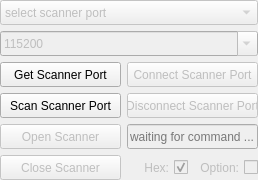
<?xml version="1.0" encoding="UTF-8"?>
<ui version="4.0">
 <class>ScannerModuleA</class>
 <widget class="QFrame" name="ScannerModuleA">
  <property name="geometry">
   <rect>
    <x>0</x>
    <y>0</y>
    <width>258</width>
    <height>180</height>
   </rect>
  </property>
  <property name="windowTitle">
   <string>Frame</string>
  </property>
  <layout class="QGridLayout" name="gridLayout" columnstretch="1,1,1,1">
   <property name="leftMargin">
    <number>0</number>
   </property>
   <property name="topMargin">
    <number>0</number>
   </property>
   <property name="rightMargin">
    <number>0</number>
   </property>
   <property name="bottomMargin">
    <number>0</number>
   </property>
   <item row="2" column="0" colspan="2">
    <widget class="QPushButton" name="pushButton_58">
     <property name="sizePolicy">
      <sizepolicy hsizetype="Minimum" vsizetype="Minimum">
       <horstretch>0</horstretch>
       <verstretch>0</verstretch>
      </sizepolicy>
     </property>
     <property name="minimumSize">
      <size>
       <width>80</width>
       <height>25</height>
      </size>
     </property>
     <property name="maximumSize">
      <size>
       <width>16777215</width>
       <height>25</height>
      </size>
     </property>
     <property name="text">
      <string>Get Scanner Port</string>
     </property>
    </widget>
   </item>
   <item row="3" column="0" colspan="2">
    <widget class="QPushButton" name="pushButton_60">
     <property name="sizePolicy">
      <sizepolicy hsizetype="Minimum" vsizetype="Minimum">
       <horstretch>0</horstretch>
       <verstretch>0</verstretch>
      </sizepolicy>
     </property>
     <property name="minimumSize">
      <size>
       <width>80</width>
       <height>25</height>
      </size>
     </property>
     <property name="maximumSize">
      <size>
       <width>16777215</width>
       <height>25</height>
      </size>
     </property>
     <property name="text">
      <string>Scan Scanner Port</string>
     </property>
    </widget>
   </item>
   <item row="5" column="3">
    <widget class="QCheckBox" name="checkBox_31">
     <property name="enabled">
      <bool>false</bool>
     </property>
     <property name="sizePolicy">
      <sizepolicy hsizetype="Minimum" vsizetype="Minimum">
       <horstretch>0</horstretch>
       <verstretch>0</verstretch>
      </sizepolicy>
     </property>
     <property name="minimumSize">
      <size>
       <width>0</width>
       <height>25</height>
      </size>
     </property>
     <property name="maximumSize">
      <size>
       <width>16777215</width>
       <height>25</height>
      </size>
     </property>
     <property name="layoutDirection">
      <enum>Qt::RightToLeft</enum>
     </property>
     <property name="text">
      <string>Option:</string>
     </property>
    </widget>
   </item>
   <item row="3" column="2" colspan="2">
    <widget class="QPushButton" name="pushButton_61">
     <property name="enabled">
      <bool>false</bool>
     </property>
     <property name="minimumSize">
      <size>
       <width>80</width>
       <height>25</height>
      </size>
     </property>
     <property name="maximumSize">
      <size>
       <width>16777215</width>
       <height>25</height>
      </size>
     </property>
     <property name="text">
      <string>Disconnect Scanner Port</string>
     </property>
    </widget>
   </item>
   <item row="2" column="2" colspan="2">
    <widget class="QPushButton" name="pushButton_59">
     <property name="enabled">
      <bool>false</bool>
     </property>
     <property name="minimumSize">
      <size>
       <width>80</width>
       <height>25</height>
      </size>
     </property>
     <property name="maximumSize">
      <size>
       <width>16777215</width>
       <height>25</height>
      </size>
     </property>
     <property name="text">
      <string>Connect Scanner Port</string>
     </property>
    </widget>
   </item>
   <item row="1" column="0" colspan="4">
    <widget class="QComboBox" name="comboBox_35">
     <property name="enabled">
      <bool>false</bool>
     </property>
     <property name="sizePolicy">
      <sizepolicy hsizetype="Minimum" vsizetype="Minimum">
       <horstretch>0</horstretch>
       <verstretch>0</verstretch>
      </sizepolicy>
     </property>
     <property name="minimumSize">
      <size>
       <width>100</width>
       <height>25</height>
      </size>
     </property>
     <property name="maximumSize">
      <size>
       <width>16777215</width>
       <height>25</height>
      </size>
     </property>
     <property name="editable">
      <bool>true</bool>
     </property>
     <item>
      <property name="text">
       <string>115200</string>
      </property>
     </item>
    </widget>
   </item>
   <item row="0" column="0" colspan="4">
    <widget class="QComboBox" name="comboBox_11">
     <property name="enabled">
      <bool>false</bool>
     </property>
     <property name="sizePolicy">
      <sizepolicy hsizetype="Minimum" vsizetype="Minimum">
       <horstretch>0</horstretch>
       <verstretch>0</verstretch>
      </sizepolicy>
     </property>
     <property name="minimumSize">
      <size>
       <width>100</width>
       <height>25</height>
      </size>
     </property>
     <property name="maximumSize">
      <size>
       <width>16777215</width>
       <height>25</height>
      </size>
     </property>
     <item>
      <property name="text">
       <string>select scanner port</string>
      </property>
     </item>
    </widget>
   </item>
   <item row="5" column="2">
    <widget class="QCheckBox" name="checkBox">
     <property name="enabled">
      <bool>false</bool>
     </property>
     <property name="sizePolicy">
      <sizepolicy hsizetype="Minimum" vsizetype="Minimum">
       <horstretch>0</horstretch>
       <verstretch>0</verstretch>
      </sizepolicy>
     </property>
     <property name="minimumSize">
      <size>
       <width>0</width>
       <height>25</height>
      </size>
     </property>
     <property name="maximumSize">
      <size>
       <width>16777215</width>
       <height>25</height>
      </size>
     </property>
     <property name="layoutDirection">
      <enum>Qt::RightToLeft</enum>
     </property>
     <property name="text">
      <string>Hex:</string>
     </property>
     <property name="checked">
      <bool>true</bool>
     </property>
    </widget>
   </item>
   <item row="5" column="0" colspan="2">
    <widget class="QPushButton" name="pushButton_63">
     <property name="enabled">
      <bool>false</bool>
     </property>
     <property name="minimumSize">
      <size>
       <width>80</width>
       <height>25</height>
      </size>
     </property>
     <property name="maximumSize">
      <size>
       <width>16777215</width>
       <height>25</height>
      </size>
     </property>
     <property name="text">
      <string>Close Scanner</string>
     </property>
    </widget>
   </item>
   <item row="4" column="0" colspan="2">
    <widget class="QPushButton" name="pushButton_62">
     <property name="enabled">
      <bool>false</bool>
     </property>
     <property name="minimumSize">
      <size>
       <width>80</width>
       <height>25</height>
      </size>
     </property>
     <property name="maximumSize">
      <size>
       <width>16777215</width>
       <height>25</height>
      </size>
     </property>
     <property name="text">
      <string>Open Scanner</string>
     </property>
    </widget>
   </item>
   <item row="4" column="2" colspan="2">
    <widget class="QLineEdit" name="lineEdit_35">
     <property name="enabled">
      <bool>false</bool>
     </property>
     <property name="minimumSize">
      <size>
       <width>100</width>
       <height>20</height>
      </size>
     </property>
     <property name="maximumSize">
      <size>
       <width>800</width>
       <height>25</height>
      </size>
     </property>
     <property name="placeholderText">
      <string>waiting for command ...</string>
     </property>
    </widget>
   </item>
  </layout>
 </widget>
 <resources/>
 <connections/>
</ui>
